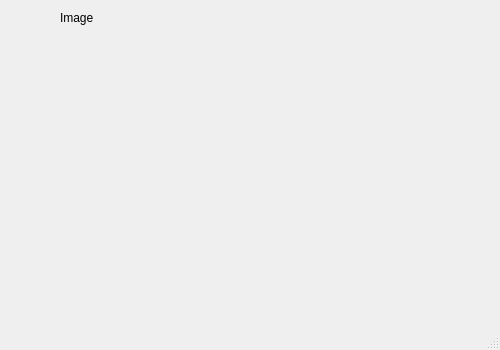
<?xml version="1.0" encoding="UTF-8"?>
<ui version="4.0">
 <class>MainWindow</class>
 <widget class="QMainWindow" name="MainWindow">
  <property name="geometry">
   <rect>
    <x>0</x>
    <y>0</y>
    <width>500</width>
    <height>350</height>
   </rect>
  </property>
  <property name="windowTitle">
   <string>MainWindow</string>
  </property>
  <widget class="QWidget" name="centralwidget">
   <widget class="QLabel" name="imagen">
    <property name="geometry">
     <rect>
      <x>70</x>
      <y>40</y>
      <width>361</width>
      <height>221</height>
     </rect>
    </property>
    <property name="styleSheet">
     <string notr="true">image: url(:/Ejercicios/ImagenGatoEuropeo.png);</string>
    </property>
    <property name="text">
     <string/>
    </property>
   </widget>
   <widget class="QLabel" name="label_2">
    <property name="geometry">
     <rect>
      <x>60</x>
      <y>10</y>
      <width>121</width>
      <height>16</height>
     </rect>
    </property>
    <property name="text">
     <string>Image</string>
    </property>
   </widget>
  </widget>
  <widget class="QMenuBar" name="menubar">
   <property name="geometry">
    <rect>
     <x>0</x>
     <y>0</y>
     <width>500</width>
     <height>24</height>
    </rect>
   </property>
  </widget>
  <widget class="QStatusBar" name="statusbar"/>
 </widget>
 <resources>
  <include location="../Archivos/Recursos.qrc"/>
 </resources>
 <connections/>
</ui>
